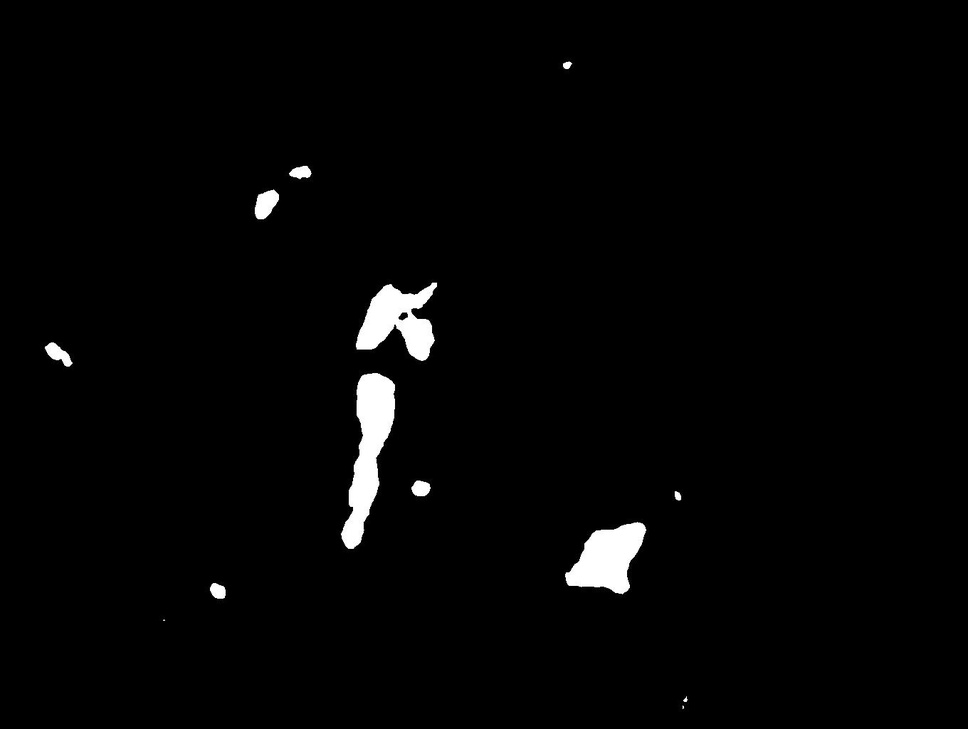
#> input picture prompt_mask/BS1-A1m1-.jpg, 968 x 729 px, shrunk from 1360 x 1024 before the run; its folder holds only this picture in this run
$ python mask2json.py
#> lines starting #> are read from the running program, lines starting #| are printed output that depends on the picture; after the words box and inside, x2 and y2 are one past the last pixel; in counts of white or black regions, pixels touching at a corner belong together
import os
import cv2
import numpy as np
import json
import matplotlib.pyplot as plt

# Set the path for the image folder
image_folder = 'prompt_mask'
# Create a path for the folder where JSON files will be saved
json_folder = 'json'

# Ensure the folder for saving JSON files exists
os.makedirs(json_folder, exist_ok=True)

# Get all image file names in the image folder
image_files = os.listdir(image_folder)

for image_file in image_files:
    # Build the path for the image file
    image_path = os.path.join(image_folder, image_file)

    # Read the mask image
    mask_image = cv2.imread(image_path)
#> mask_image is the input picture: shape (729, 968, 3); min 0, max 255, mean 4.7

    # Convert the mask image to grayscale
    mask_image_gray = cv2.cvtColor(mask_image, cv2.COLOR_BGR2GRAY)
    mask_image_gray[mask_image_gray > 1] = 255
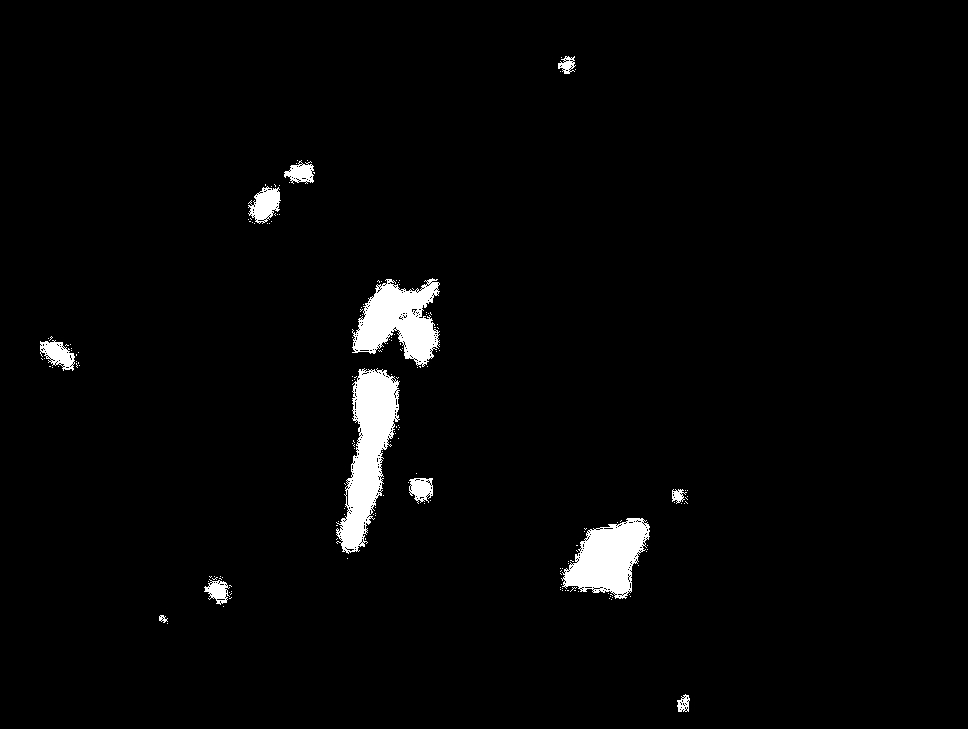
#> mask_image_gray: shape (729, 968); min 0, max 255, mean 6.5
    # Use opening operation to remove small noise
    kernel = np.ones((5,5), np.uint8)
    opened_mask = cv2.morphologyEx(mask_image_gray, cv2.MORPH_OPEN, kernel)

    # Extract contours of pores (white areas)
    mask = opened_mask == 255
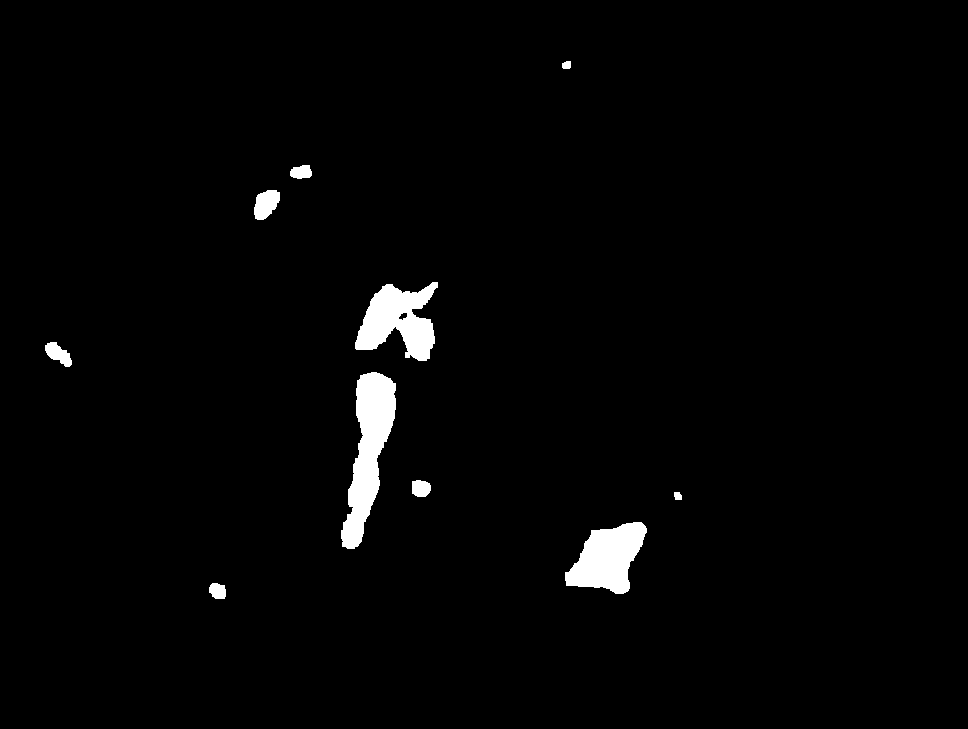
#> mask: shape (729, 968) bool; 2% white; 10 white regions
    contours, _ = cv2.findContours(mask.astype(np.uint8), cv2.RETR_EXTERNAL, cv2.CHAIN_APPROX_SIMPLE)
#> contours = 10 contours; largest, box (x1, y1, x2, y2) and area: (341, 372, 396, 549) 4672, (355, 282, 438, 361) 3678, (565, 522, 647, 594) 3520, (254, 190, 280, 220) 521, (45, 342, 72, 367) 342

    # Create Labelme JSON data structure
    labelme_data = {
        "version": "LabelMe",
        "imagePath": image_file,
        "imageData": None,
        "imageHeight": mask_image.shape[0],
        "imageWidth": mask_image.shape[1],
        "flags": {},
        "shapes": []
    }

    # Create contours for each region in Labelme
    for i, contour in enumerate(contours):
        # Simplify contour
        epsilon = 0.000001 * cv2.arcLength(contour, True)
        contour = cv2.approxPolyDP(contour, epsilon, True)
        # Check number of contour points
        if len(contour) < 15:
            continue

        contour = contour.flatten().tolist()
        shape = {
            "label": "pore",
            "points": [],
            "group_id": i + 1,
            "description": "",
            "shape_type": "polygon",
            "flags": {}
        }

        # Convert contour coordinates to [x, y] format
        for j in range(0, len(contour), 2):
            shape["points"].append([contour[j], contour[j + 1]])

        labelme_data["shapes"].append(shape)
#> this loop made 10 passes
#> epsilon on passes 1 to 10: 5.56e-05, 0.000273, 2.62e-05, 6.04e-05, 0.000446, 8.65e-05, 0.000384, 9.51e-05, 6.1e-05, 2.77e-05

    # Build the path for saving the JSON file
    json_file_path = os.path.join(json_folder, os.path.splitext(image_file)[0] + '.json')

    # Save Labelme data as a JSON file and format it
    with open(json_file_path, 'w') as json_file:
        json.dump(labelme_data, json_file, indent=4)
    print("Saved to {}".format(json_file_path))

$ run again, on prompt_mask/BS1-A1m2-.jpg
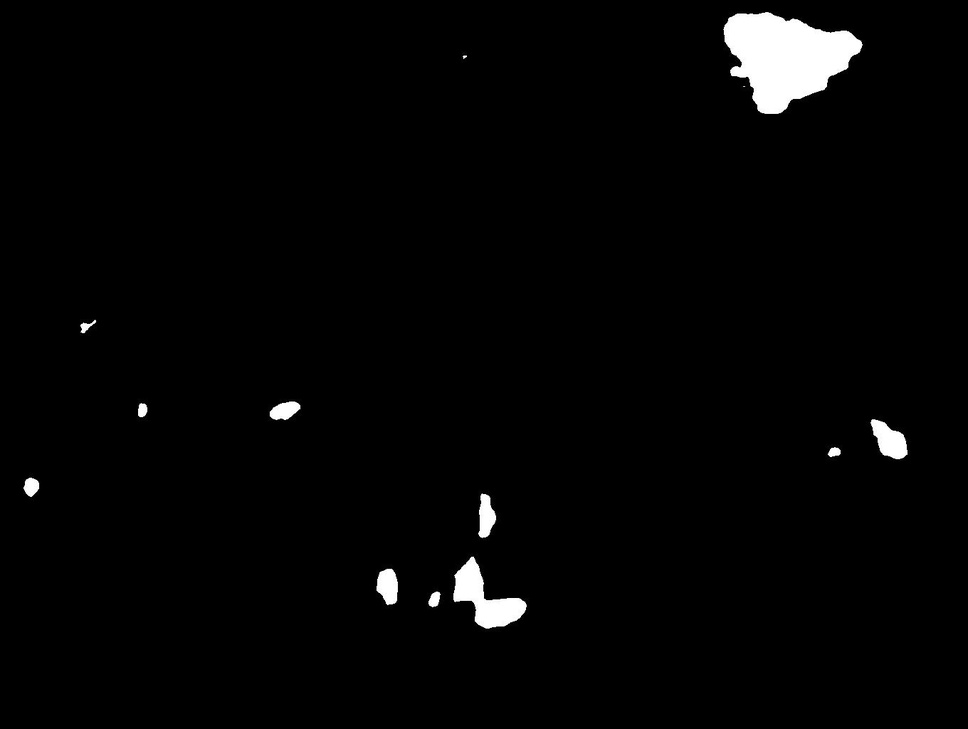
#> input picture prompt_mask/BS1-A1m2-.jpg, 968 x 729 px, shrunk from 1360 x 1024 before the run
#> mask_image is the input picture: shape (729, 968, 3); min 0, max 255, mean 5.1
#> `mask_image_gray[mask_image_gray > 1] = 255`:
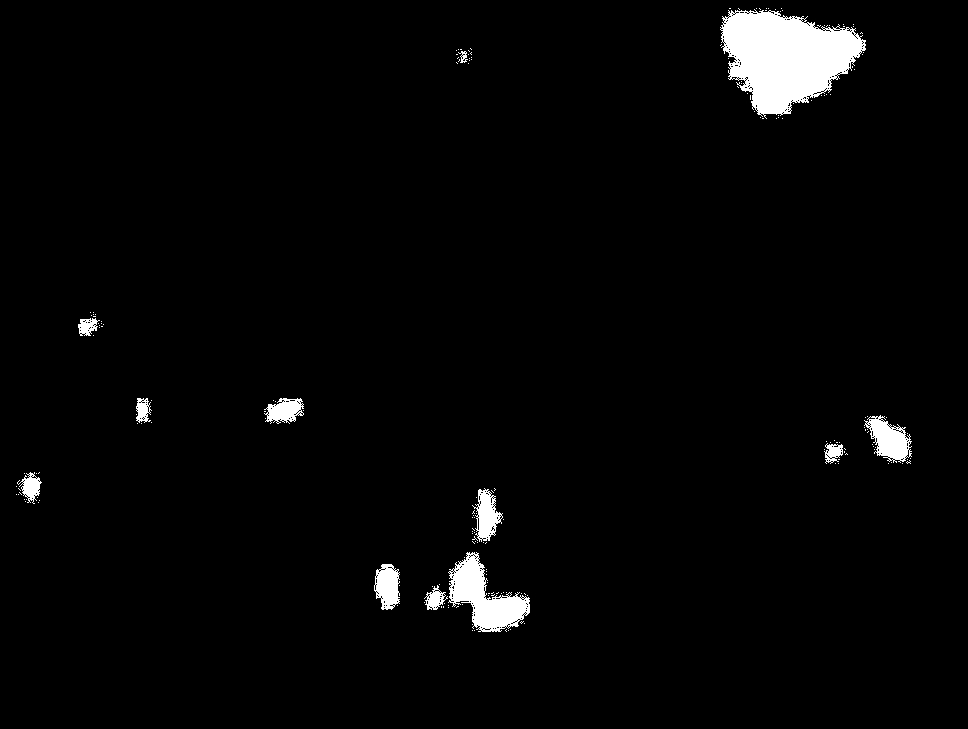
#> mask_image_gray: shape (729, 968); min 0, max 255, mean 6.6
#> `mask = opened_mask == 255`:
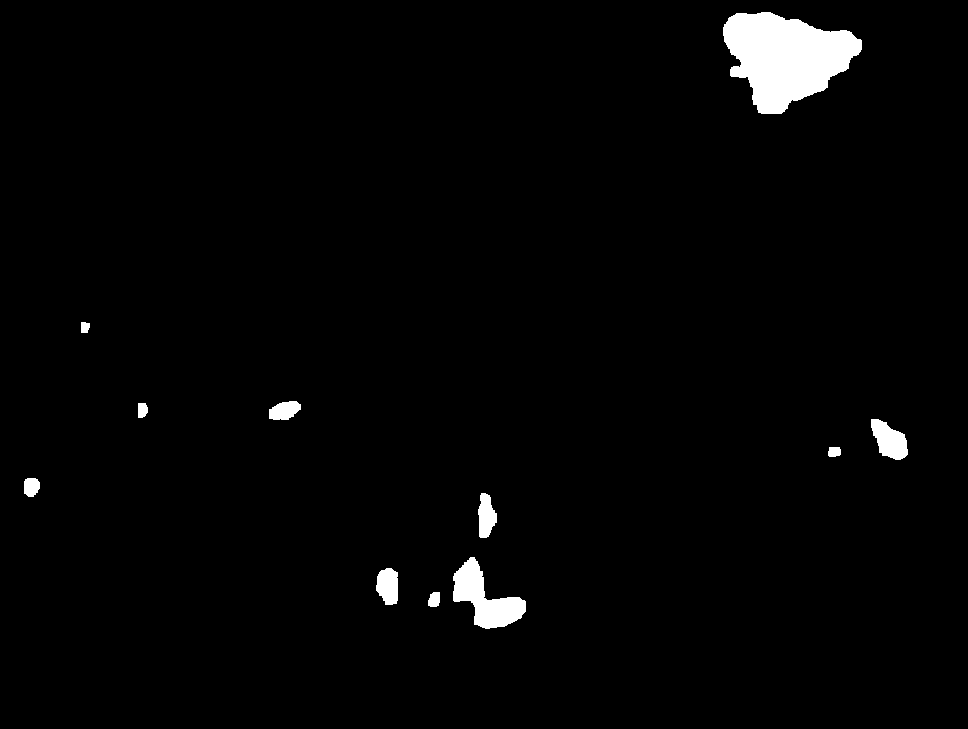
#> mask: shape (729, 968) bool; 2.1% white; 11 white regions
#> contours = 11 contours; largest, box (x1, y1, x2, y2) and area: (723, 12, 862, 114) 8805, (453, 557, 526, 629) 2321, (871, 419, 908, 460) 904, (376, 568, 398, 605) 612, (478, 493, 497, 538) 550
#> the loop `for i, contour in enumerate(contours):` made 11 passes
#> epsilon on passes 1 to 8: 4.59e-05, 0.000104, 0.00027, 0.000114, 5.9e-05, 3.91e-05, 0.000133, 4.25e-05
